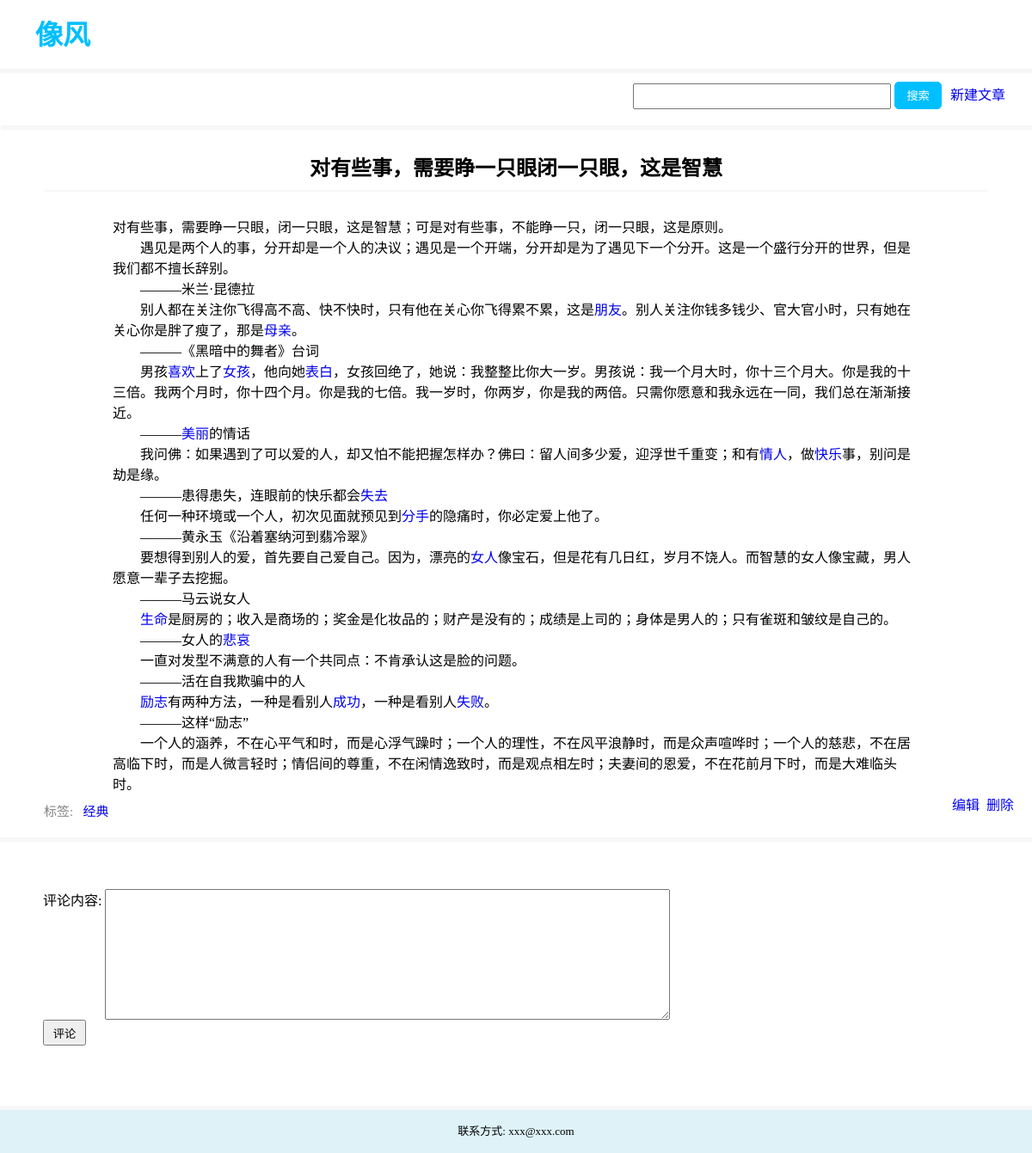
Screenshot of /post/detail/?aid=26 with the database file from the repository.
### post/models.py (models this page shows, shortened)
class Article(models.Model):
    title = models.CharField(max_length=128)
    date = models.DateTimeField(auto_now_add=True)
    content = models.TextField()
    @property
    def tags(self):
        tags = Realtion_Article_Tags.objects.filter(aid=self.id).only('tid')
        tag_ids = [t.tid for t in tags]
        return Tags.objects.filter(id__in=tag_ids)

class Tags(models.Model):
    name = models.CharField(max_length=64)

### post/helper.py (the view)
    def wrap1(request, *args, **kwargs):
        response = viem_func(request, *args, **kwargs)
        if response.status_code == 200:
            ip = request.META['REMOTE_ADDR']
            aid = request.GET.get('aid')
            logger.info('%s %s' % (ip, aid))
        return response

### post/helper.py (called while the page is built)
def set_click_num(aid, count=1):
    rds.zincrby('article-click', aid, count)

def statistic(viem_func):
    def wrap1(request, *args, **kwargs):
        response = viem_func(request, *args, **kwargs)
        if response.status_code == 200:
            ip = request.META['REMOTE_ADDR']
            aid = request.GET.get('aid')
            logger.info('%s %s' % (ip, aid))
        return response
    return wrap1

### post/views.py (called while the page is built)
@statistic
def detail(request):
    aid = request.GET.get('aid')
    if aid:
        article = Article.objects.get(id=aid)
        comments = Comment.objects.filter(aid=article.id)
        set_click_num(aid)
        return render(request, 'detail.html', {'article': article, 'comments': comments})
    else:
        return redirect('/post/index/')

### post/templates/detail.html (shortened to what this page needs)
{% extends 'base.html' %}
{% block content%}
    {% if article %}
        <li style="padding-left: 50px;padding-right: 50px;padding-top: 20px;;">
            <div style="width: 100%;text-align: center;height: 50px;line-height: 50px;">
                <h2 style="font-family: '楷体'">{{ article.title }}</h2><hr style="margin-bottom: 10px;" color="#F7F7F7">
            </div>
            <div style="margin-top: 30px;padding-left: 80px;padding-right: 80px;">
                <article>
                {% autoescape off %}
                    {{ article.content }}
                {% endautoescape %}
                </article>
            </div>
        </li>
        <span style="float: right; margin-right: 20px"><a href="/post/editor/?aid={{ article.id }}">编辑</a>&nbsp;&nbsp;<a href="/post/delete/?aid={{ article.id }}">删除</a></span></span>
    {% endif %}
    <li style="margin-top: 10px;font-size: 15px;color: gray;position: absolute; left: 50px;bottom: 20px">
        标签: &nbsp;
        {% for tag in article.tags %}
            <a href="#">{{ tag.name }}&nbsp;&nbsp;</a>
        {% endfor %}
    </li>
{% endblock %}
{% block other %}
    <li style="padding-left: 50px; padding-top: 20px; margin-top: 20px;">
        <form action="/post/comment/{{ article.id }}/" method="post">
            <span style="float: left">评论内容:&nbsp;</span><textarea name="comment" rows="10" cols="80"></textarea><br>
            <input type="submit" value="评论" style="width: 50px;height: 30px;margin-bottom: 20px"><br>
        </form>
    </li>
{% endblock %}

### post/static/style.css (style rules this page uses)
* { margin: 0; padding: 0; box-sizing: border-box; text-decoration: none; list-style: none; }
body { background-color: #F7F7F7; }

### rows the page displays
Article: title "对有些事，需要睁一只眼闭一只眼，这是智慧", content "对有些事，需要睁一只眼，闭一只眼，这是智慧；可是对有些事，不能睁一只，闭一只眼，这是原则。 遇见是两个人的事，分开却是一个人的决议；遇见是一个开端，分开却是为了遇见下一个分开。这是一个盛行分开的世界，但是我们都不擅长辞别。 ———米兰·昆德拉 别人都在关注你飞得高不高、快不快时，只有他在关心你飞得累不累，这是 朋友 。别人关注你钱多钱少、官大官小时，只有她在关心你是胖了瘦了，那是 母亲 。 ———《黑暗中的舞者》台词 男孩 喜欢 上了 女孩 ，他向她 表白 ，女孩回绝了，她说：我整整比你大一岁。男孩说：我一个月大时，你十三个月大。你是我的十三倍。我两个月时，你十四个月。你是我的七倍。我一岁时，你两岁，你是我的两倍。只需你愿意和我永远在一同，我们总在渐渐接近。 ——— 美丽 的情话 我问佛：如果遇到了可以爱的人，却又怕不能把握怎样办？佛曰：留人间多少爱，迎浮世千重变；和有 情人 ，做 快乐 事，别问是劫是缘。 ———患得患失，连眼前的快乐都会 失去 任何一种环境或一个人，初次见面就预见到 分手 的隐痛时，你必定爱上他了。 ———黄永玉《沿着塞纳河到翡冷翠》 要想得到别人的爱，首先要自己爱自己。因为，漂亮的 女人 像宝石，但是花有几日红，岁月不饶人。而智慧的女人像宝藏，男人愿意一辈子去挖掘。 ———马云说女人 生命 是厨房的；收入是商场的；奖金是化妆品的；财产是没有的；成绩是上司的；身体是男人的；只有雀斑和皱纹是自己的。 ———女人的 悲哀 一直对发型不满意的人有一个共同点：不肯承认这是脸的问题。 ———活在自我欺骗中的人 励志 有两种方法，一种是看别人 成功 ，一种是看别人…"
Tags: name "经典"
